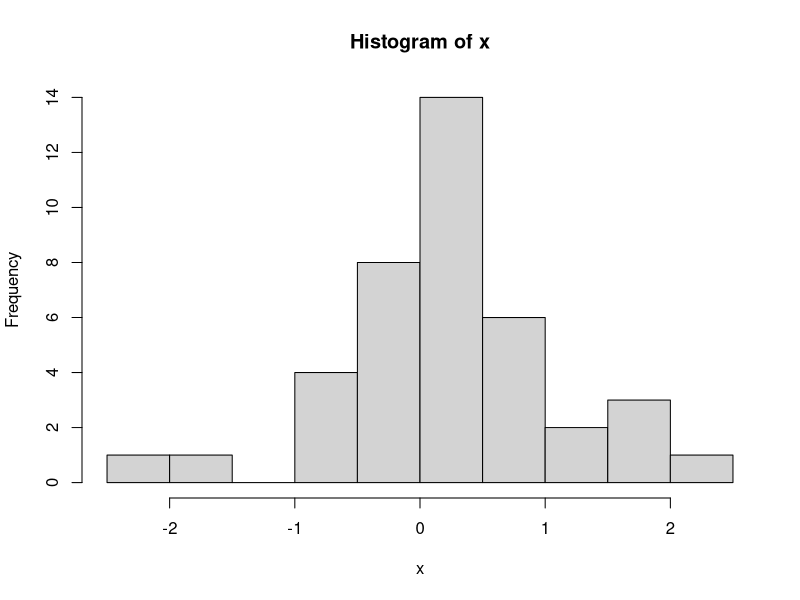
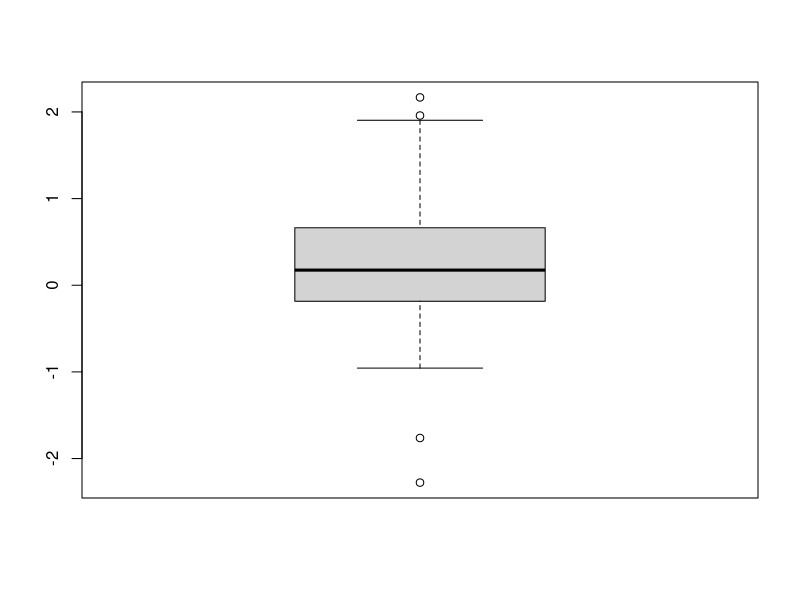
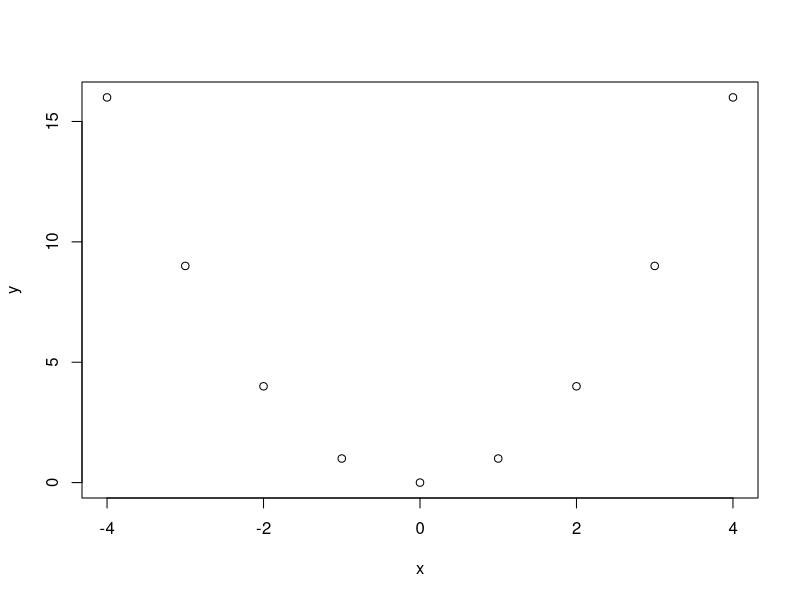
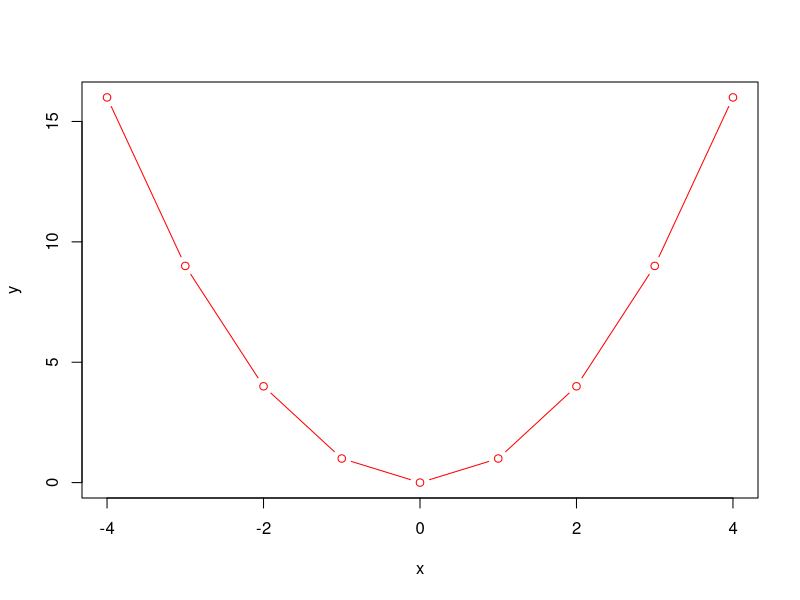

Write the R code that produced these figures, in order.
## ---- chunk 1
x <- sqrt(10) #No se muestra el resultado
## ---- chunk 2
x #Se muestra el resultado
## ---- chunk 3
sqrt(10) #Se imprime en la consola el resultado
## ---- chunk 4
5+2
## ---- chunk 5
sqrt(15)
## ---- chunk 6
text_tab1 <- data.frame(
  Operador = c("`x + y`", 
               "`x - y`", 
               "`x * y`", 
               "`x / y`",
               "`x %/% y`",
               "`x %% y`",
               "`x ^ y`", 
               "`x < y`",
               "`x <= y`",
               "`x > y`",
               "`x >= y`",
               "`x == y`",
               "`x != y`",
               "`sqrt(x)`",
               "`exp(x)`",
               "`log(x)`",
               "`log(x, k)`",
               "`sum(x)`",
               "`prod(x)`",
               "`round(x, k)`"),
  
  Operacion = c("suma de x e y",
                "diferencia de x e y",
                "multiplicación de x e y", 
                "división de x por y", 
                "parte entera de la división de x por y",
                "resto de la división de x por y",
                "x elevado a y-ésima potencia",
                "x menor que y",
                "x menor o igual que y",
                "x mayor que y",
                "x mayor o igual que y",
                "x igual a y",
                "x no es igual a y",
                "raíz cuadrada de x",
                "exponencial de x",
                "logaritmo natural de x",
                "logaritmo base k de x",
                "suma de los elementos de x",
                "producto de los elementos de x",
                "x redondeado a k dígitos")
)

knitr::kable(text_tab1, col.names = c("Sintaxis", "Operación"),
             caption = 'Algunas funciones matemáticas en R',longtable=TRUE,
             booktabs = TRUE)
## ---- chunk 7
x<-c(1,2,3,4,5)  #No se muestra el resultado
x                #Se auto imprime el resultado
print(x)         #Imprime el resultado de manera explícita mediante el comando print 
## ---- chunk 8
c(1,2,3)->x
x

x=c(1,2,3,4)
x
## ---- chunk 9
x<- rnorm(40)
summary(x)
## ---- chunk 10
hist(x)
boxplot(x)
## ---- chunk 11
x <- c(-4,-3,-2,-1,0,1,2,3,4)  # Observar que se remplazó el objeto "x" que 
# se generó previamente
y <- x^2
plot(x,y)
plot(x, y, type = "b", col = "red")
